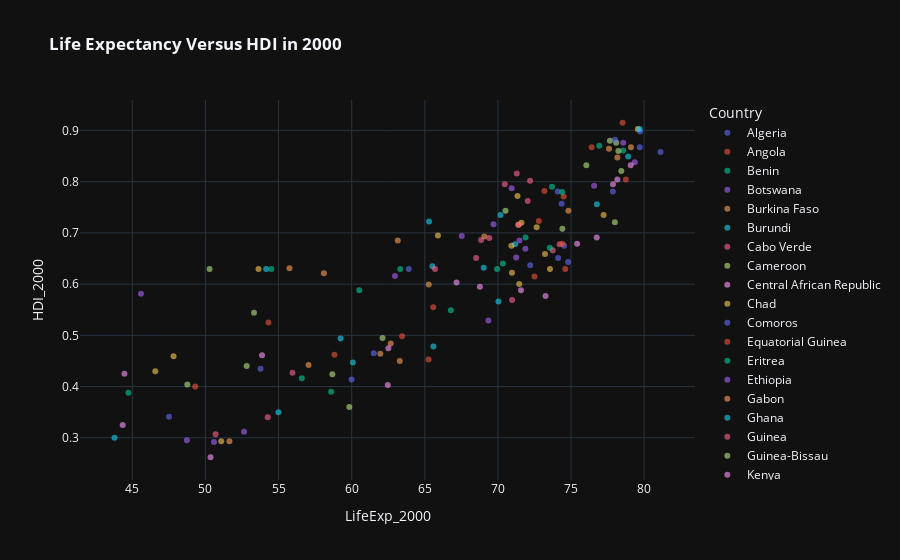

Write notebook code for a chart like this one.
### Code cell
px.scatter(df,y='HDI_2000',x='LifeExp_2000',color='Country',template='plotly_dark',opacity=0.6,title='<b> Life Expectancy Versus HDI in 2000 </b>')
